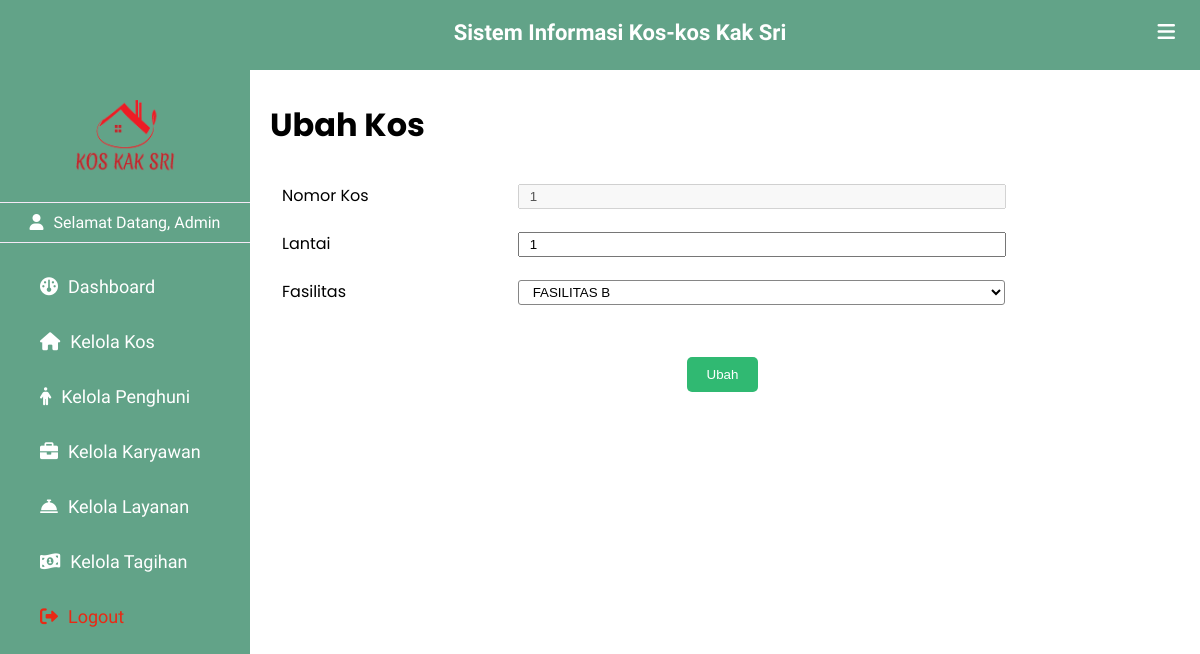
Screenshot of /ubah_kos.php?no_kos=1 (signed in) with the database file from the repository.
### tables this page shows
CREATE TABLE `info_kos` (
  `no_kos` int(11) NOT NULL,
  `lantai` int(11) NOT NULL,
  `fasilitas` varchar(100) NOT NULL
);

### connection.php (called while the page is built, shortened)
<?php
$server = "localhost";
$user = "root";
$pass = "";
$db_name = "db_final";
$conn = mysqli_connect($server, $user, $pass, $db_name);
function query($query) {
    global $conn;
    $result = mysqli_query($conn, $query);
    $rows = [];
    while($row = mysqli_fetch_assoc($result)){
        $rows[] = $row;
    }
    return $rows;
}
?>

### ubah_kos.php (the view, shortened to what this page needs)
<?php
include 'connection.php';
$no_kos = $_GET["no_kos"];
$kos = query("SELECT * FROM info_fasilitas a, info_kos b WHERE b.no_kos = $no_kos AND a.fasilitas = b.fasilitas ")[0];
?>
<!DOCTYPE html>
<html lang="en">
<head>
    <link rel="stylesheet" href="https://cdnjs.cloudflare.com/ajax/libs/simple-icons/6.15.0/simpleicons.svg">
    <link href='https://unpkg.com/boxicons@2.1.2/css/boxicons.min.css' rel='stylesheet'>
    <link rel="stylesheet" href="https://cdnjs.cloudflare.com/ajax/libs/font-awesome/6.0.0/css/all.min.css">
    <link rel="stylesheet" href="myProjects/webProject/icofont/css/icofont.min.css">
    <link rel="stylesheet" href="css/style_tambah.css">
</head>
<body>
    <header>
       <div class="left_area">
            <h3>Sistem Informasi Kos-kos Kak Sri</h3>
       </div>
       <div class="right_area">
            <i class="fa-solid fa-bars" id="btn"></i>
       </div>
    </header>
    <div class="sidebar">
        <div class="logo_profile">
            <img src="asset/kosmerah.png " class="logo" alt="" width="100px" >
        </div>
        <div class="menu">
            <p id="admin"><i class="fa-solid fa-user"></i><span>Selamat Datang, Admin</span></p>
            <a href="index.php"><i class="fa-solid fa-gauge"></i><span>Dashboard</span></a>
            <a href="kelola_kos.php" ><i class="fa-solid fa-house"></i><span>Kelola Kos</span></a>
            <a href="kelola_penghuni.php"><i class="fa-solid fa-person"></i><span>Kelola Penghuni</span></a>
            <a href="kelola_pegawai.php"><i class="fa-solid fa-briefcase"></i><span>Kelola Karyawan</span></a>
            <a href="kelola_layanan.php"><i class="fa-sharp fa-solid fa-bell-concierge"></i><span>Kelola Layanan</span></a>
            <a href="kelola_tagihan.php"><i class="fa-solid fa-money-bill-1-wave"></i><span>Kelola Tagihan</span></a>
            <a href="controller/logout.php" id="logout"><i class="fa-solid fa-right-from-bracket"></i><span>Logout</span></a>
        </div>
    </div>
    <div class="content">
    <form action="controller/cek_ubah_kos.php" method="POST" id="tambah">
        <h1>Ubah Kos </h1>
        <table width="80%" id="tambah" border="0">
            <tr>
                <td><label for="no_kos">Nomor Kos</label></td>
                <td ><input type="text" name="no_kos" id="no_kos" disabled value="<?php echo $kos["no_kos"] ?>"></td>
            </tr>
            <tr>
                <td><label for="lantai">Lantai</label></td>
                <td ><input type="text" name="lantai" id="lantai" required value="<?php echo $kos["lantai"] ?>"></td>
            </tr>
            <tr>
                <td><label for="fasilitas">Fasilitas</label></td>
                <td ><select name="fasilitas" id="fasilitas">
                    <?php
                      echo '<option value="'.$kos['fasilitas'].'">'.$kos['fasilitas'].' </option>';
                    ?>
                </select>
                </td>
            </tr>
        </table>
        <center><button type="submit" name="ubah">Ubah</button></center>
    </form>
    </div>
</body>
</html>

### css/css/style_tambah.css (style rules this page uses)
body { margin: 0; padding: 0; font-family: "Poppins", sans-serif; overflow-x: hidden; }
header { position: fixed; background: #62A388; padding: 20px; width: 100%; height: 30px; }
.left_area h3 { color: #fff; margin: 0; font-size: 22px; font-weight: 900; text-align: center; font-family: "Philosopher", sans-serif; }
#btn { padding: 5px; float: right; color: #fff; margin-top: -28px; font-size: 20px; margin-right: 40px; }
#admin { padding-top: 10px; padding-bottom: 10px; color: #fff; border-top: 1px solid #fefe; border-bottom: 1px solid #fefe; text-align: center; }
.sidebar { background: #62A388; padding-top: 30px; position: fixed; left: 0; width: 250px; height: 100%; margin-top: 70px; transition: all 0.5s ease; font-family: "El Messiri", sans-serif; overflow-y: auto; }
.logo_profile { display: flex; flex-direction: column; justify-content: center; align-items: center; }
.sidebar .logo { margin-bottom: 10px; transition: all 0.5s ease; }
.sidebar a { color: #fff; display: block; width: 100%; line-height: 55px; text-decoration: none; padding-left: 40px; box-sizing: border-box; font-size: 18px; font-family: "Poppins", sans-serif; }
.sidebar a span { font-family: "El Messiri", sans-serif; }
.sidebar i { padding-right: 10px; }
.sidebar #logout { color: rgb(233, 41, 20); }
.content { padding-top: 80px; padding-left: 270px; margin-right: 25px; transition: all 0.5s ease; text-align: justify; }
.content table#tambah tr td { padding: 10px 10px; }
.content table#tambah input { width: 100%; padding: 3px 10px; }
.content table#tambah select { width: 105%; padding: 3px 10px; background-color: #fff; border: 1px solid rgb(134, 134, 134); border-radius: 3px; }
.content form button { margin-top: 40px; padding: 10px 20px; border: none; color: #fff; border-radius: 5px; background-color: rgb(48, 185, 114); }

### rows the page displays
info_kos: no_kos "1", lantai "1", fasilitas "FASILITAS B"
